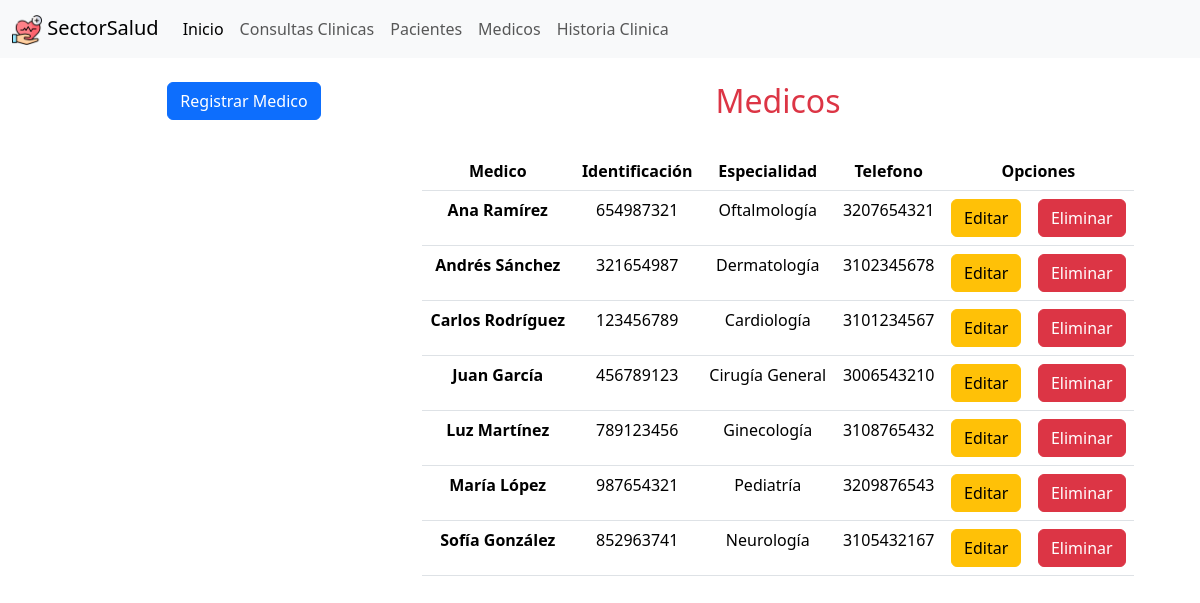
The app's page /SoftwareSalud/views/medicos.php with its own data.
### tables this page shows
CREATE TABLE Medico(
	ID_Medico int primary key NOT NULL,
	Nombre longtext NOT NULL,
	Especialidad varchar(30) NOT NULL,
    Telefono varchar (15) NOT NULL
);

### SoftwareSalud/views/medicos.php (the view, shortened to what this page needs)
<?php
    require_once '../model/conexion.php';
    require_once 'menu.php';
?>
<!DOCTYPE html>
<html lang="es">
<head>
    <link href="https://cdn.jsdelivr.net/npm/bootstrap@5.3.2/dist/css/bootstrap.min.css" rel="stylesheet">
</head>
<body>
    <div class="container text-center">
        <div class="row m-4">
            <div class="col-4 ">
                <button type="button" class="btn btn-primary" data-bs-toggle="modal" data-bs-target="#registrarMedico">
                    Registrar Medico
                </button>
            </div>
            <div class="col">
                <div class="row col mb-4">
                    <h2 class="text-danger">Medicos</h2>
                </div>
                <div class="row col">
                    <table class="table">
                        <thead>
                            <tr class="text-center">
                            <th scope="col">Medico</th>
                            <th scope="col">Identificación</th>
                            <th scope="col">Especialidad</th>
                            <th scope="col">Telefono</th>
                            <th scope="col" colspan="2">Opciones</th>
                            </tr>
                        </thead>
                        <tbody>
                        <?php
                            $sql= $conexion->query("select * from Medico order by nombre asc");
                            $medicos = $sql->fetchAll(PDO::FETCH_OBJ);
                            foreach($medicos as $medico){
                        ?>
                            <tr class="text-center">
                            <th scope="row"><?php echo $medico->Nombre;?></th>
                            <td><?php echo $medico->ID_Medico;?></td>
                            <td><?php echo $medico->Especialidad;?></td>
                            <td><?php echo $medico->Telefono;?></td>
                            <td><a href="#<?php echo $medico->ID_Medico;?>" class="btn btn-warning">Editar</a></td>
                            <td><a href="#<?php echo $medico->ID_Medico;?>" class="btn btn-danger">Eliminar</a></td>
                            </tr>
                        <?php }?>
                        </tbody>
                    </table>
                </div>
            </div>
        </div>
    </div>
</body>
</html>

### records on screen
medico: Nombre "Ana Ramírez", ID_Medico "654987321", Especialidad "Oftalmología", Telefono "3207654321"
medico: Nombre "Andrés Sánchez", ID_Medico "321654987", Especialidad "Dermatología", Telefono "3102345678"
medico: Nombre "Carlos Rodríguez", ID_Medico "123456789", Especialidad "Cardiología", Telefono "3101234567"
medico: Nombre "Juan García", ID_Medico "456789123", Especialidad "Cirugía General", Telefono "3006543210"
medico: Nombre "Luz Martínez", ID_Medico "789123456", Especialidad "Ginecología", Telefono "3108765432"
medico: Nombre "María López", ID_Medico "987654321", Especialidad "Pediatría", Telefono "3209876543"
medico: Nombre "Sofía González", ID_Medico "852963741", Especialidad "Neurología", Telefono "3105432167"
